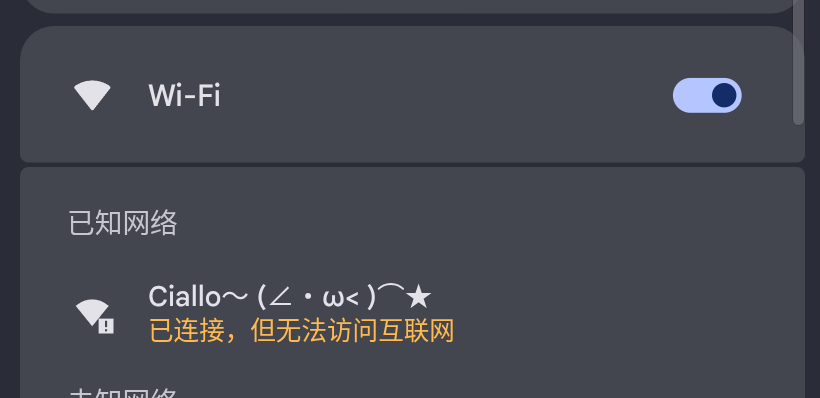
#> input picture source/images/blog/chromeos-fix-captive-portal/img_1780017788926_0.png, 820 x 398 px
$ python transform_img.py
#> lines starting #> are read from the running program, lines starting #| are printed output that depends on the picture
import os
from PIL import Image
import re

def convert_images_to_jpg(source_dir, target_dir, quality=50, scale_factor=0.75):
    for root, _, files in os.walk(source_dir):
        for file in files:
            print(f"- Selected file: {file}")
            if '_compressed.jpg' in file.lower():
                print(f"~  |- Skip compressed file: {file}")
                continue
            if file.lower().endswith(('.png', '.jpg', '.jpeg')):
                img_path = os.path.join(root, file)
                img = Image.open(img_path)
                if img.mode in ('RGBA', 'P'):
                    img = img.convert('RGB')
                    print(f"~  |- Converted {img_path} to RGB")

                # 计算新的尺寸
                new_width = int(img.width * scale_factor)
                new_height = int(img.height * scale_factor)
                img_resized = img.resize((new_width, new_height), Image.Resampling.LANCZOS)

                jpg_path = os.path.join(target_dir, os.path.relpath(root, source_dir),
                                      f"{os.path.splitext(file)[0]}_compressed.jpg")
                os.makedirs(os.path.dirname(jpg_path), exist_ok=True)

                # 先保存到临时文件以比较大小
                temp_path = jpg_path + '.temp'
                img_resized.save(temp_path, 'JPEG', quality=quality)

                # 比较文件大小
                original_size = os.path.getsize(img_path)
                compressed_size = os.path.getsize(temp_path)
                print(f"~  |- Original size: {original_size} Bytes, Compressed size: {compressed_size} Bytes")
                if compressed_size < original_size:
                    os.replace(temp_path, jpg_path)
                    print(f"-  |- Compressed {img_path} to {jpg_path}")
                    yield img_path, jpg_path
                else:
                    os.remove(temp_path)
                    # 如果压缩后反而更大，则直接复制原文件
                    if not os.path.exists(jpg_path):
                        img.save(jpg_path, quality=95)
                    print(f"~  |- Skipped {img_path} as it's already compressed")
                    yield img_path, jpg_path
    print("- Picture Zip Completed!")

def update_md_files(md_dir, img_dir):
    for root, _, files in os.walk(md_dir):
        for file in files:
            if file.lower().endswith('.md'):
                print(f"- Selected file: {file}")
                md_path = os.path.join(root, file)
                with open(md_path, 'r', encoding='utf-8') as f:
                    content = f.read()

                blog_name = os.path.splitext(file)[0]
                blog_img_dir = os.path.join(img_dir, blog_name)
                if not os.path.exists(blog_img_dir):
                    print(f"~ Image directory not found: {blog_img_dir}, skipped!")
                    continue

                for img_file in os.listdir(blog_img_dir):
                    if '_compressed.jpg' in img_file.lower():
                        continue
                    if img_file.lower().endswith(('.png', '.jpg', '.jpeg')):
                        print(f"-  |- Found {img_file}, updating ...")
                        base_name = os.path.splitext(img_file)[0]
                        compressed_jpg = f"{base_name}_compressed.jpg"
                        if os.path.exists(os.path.join(blog_img_dir, compressed_jpg)):
                            print(f"?  |- Already compressed: {compressed_jpg}, skipped!")
                            content = re.sub(re.escape(img_file), compressed_jpg, content)

                with open(md_path, 'w', encoding='utf-8') as f:
                    print(f"-  |- Saving {md_path} ...")
                    f.write(content)

                print(f"- Updated {md_path}.")
    print("- Markdown Update Completed!")

def main():
    if os.name == 'nt':  # Windows
        source_images_dir = 'source\\images\\blog'
        target_images_dir = 'source\\images\\blog'
        md_files_dir = 'source\\_posts'
    else:
        source_images_dir = 'source/images/blog'
        target_images_dir = 'source/images/blog'
        md_files_dir = 'source/_posts'

    img_mappings = {}
    for old_path, new_path in convert_images_to_jpg(source_images_dir, target_images_dir):
#> ``:
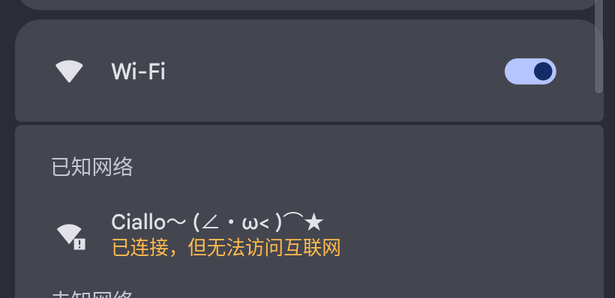
#> saved as img_1780017788926_0_compressed.jpg.temp: PIL image 615x298 RGB; mean R, G, B 69.7, 71.3, 80
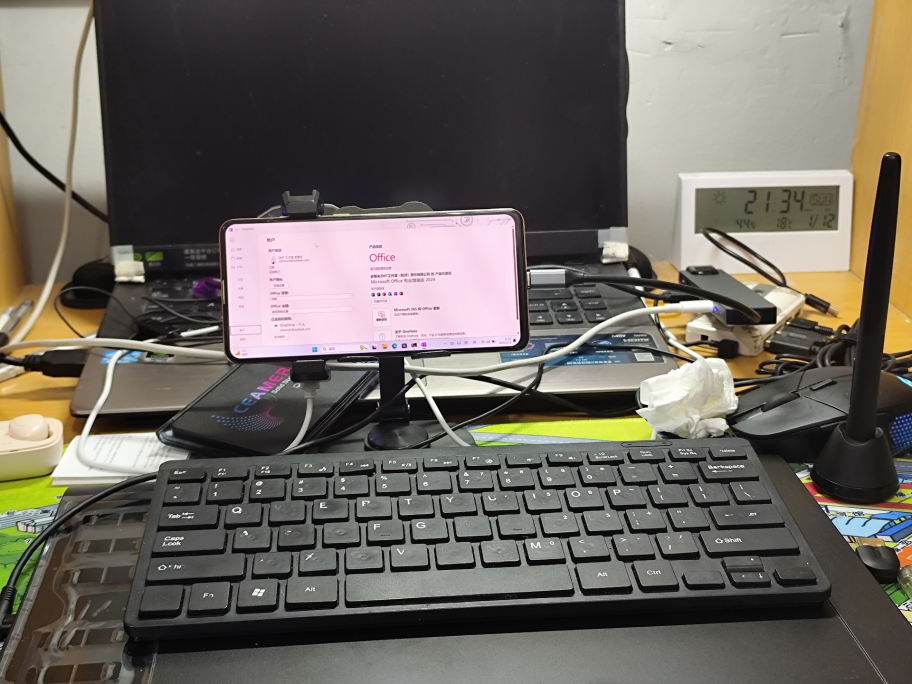
#> input picture source/images/blog/2025-yearly-summit/img_1765499726821_0.jpg, 1824 x 1368 px (shown at 1/2 size)
#> ``:
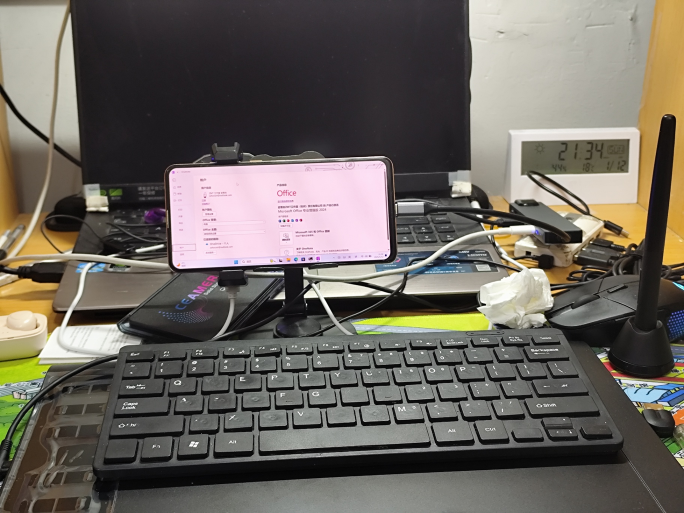
#> saved as img_1765499726821_0_compressed.jpg.temp: PIL image 1368x1026 RGB (shown at 1/2 size); mean R, G, B 107.2, 101.7, 94.4
        img_mappings[old_path] = new_path

    update_md_files(md_files_dir, source_images_dir)

if __name__ == '__main__':
    main()
